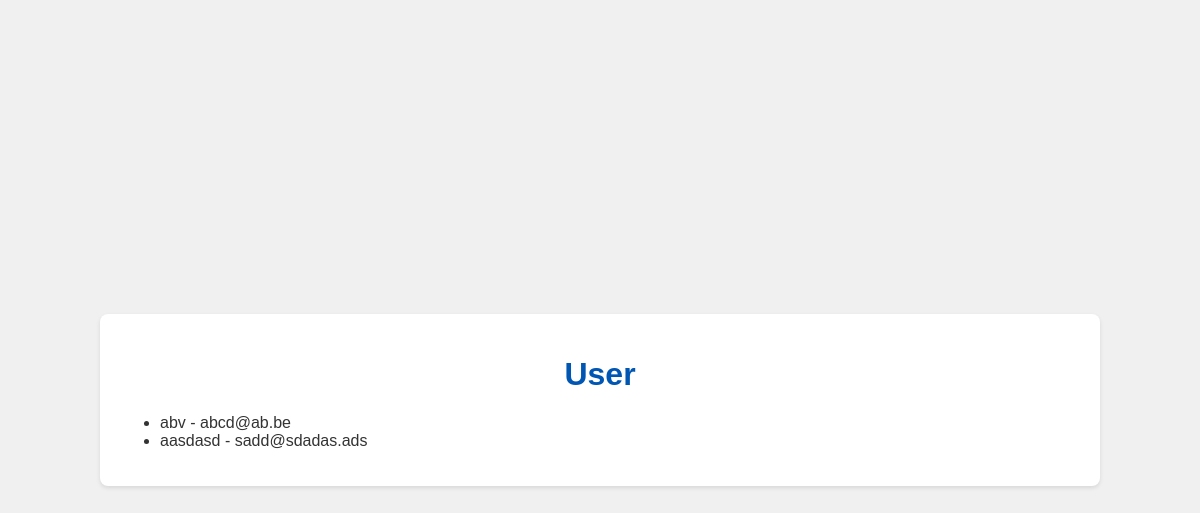
Before: / with the older database file.
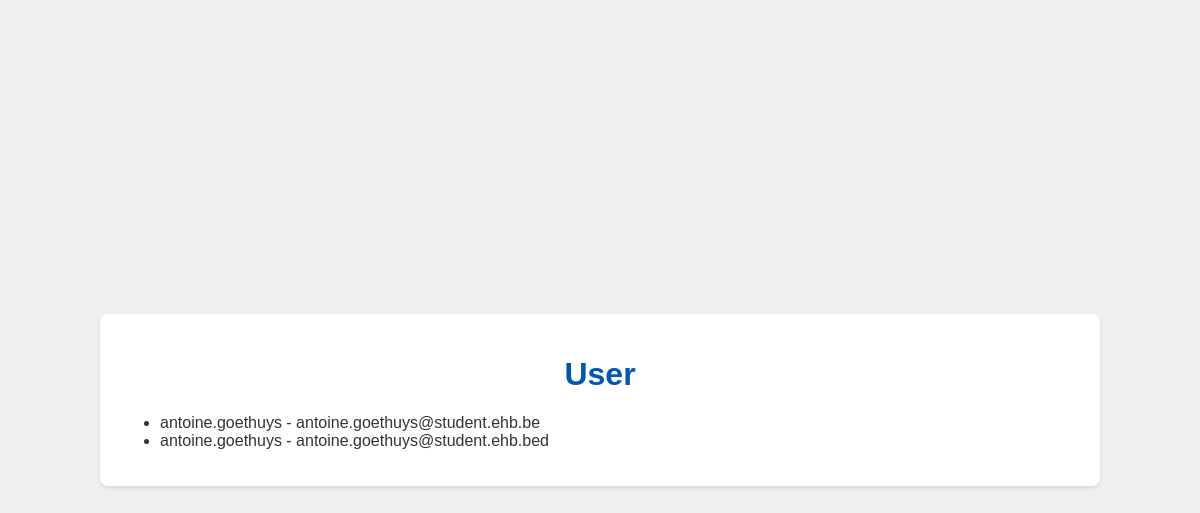
After: the same page with the newer database file.
### tables this page shows
CREATE TABLE users 
              (
               id INTEGER PRIMARY KEY, 
               username TEXT, 
               email TEXT,
               company TEXT,
               country TEXT,
               postcode TEXT,
               password TEXT
              );

### api.py (the view)
@app.route('/')
def index():
    conn = get_db_connection()
    users = conn.execute('SELECT * FROM users').fetchall()
    conn.close()
    return render_template('index.html', users=users)

### api.py (called while the page is built)
def get_db_connection():
    if not os.path.exists('data.db'):
        create_db()
    conn = sqlite3.connect('data.db')
    conn.row_factory = sqlite3.Row
    return conn

### templates/index.html (shortened to what this page needs)
{% extends "base.html" %}
{% block content %}
    <h1>User</h1>
    <ul>
        {% for user in users %}
            <li>{{ user.username }} - {{ user.email }}</li>
        {% endfor %}
    </ul>
{% endblock %}

Changed rows visible on the page:
removed users: username "aasdasd", email "sadd@sdadas.ads"
changed users: username "abv" → "antoine.goethuys"; email "abcd@ab.be" → "antoine.goethuys@student.ehb.be"
added users: username "antoine.goethuys", email "antoine.goethuys@student.ehb.bed"
